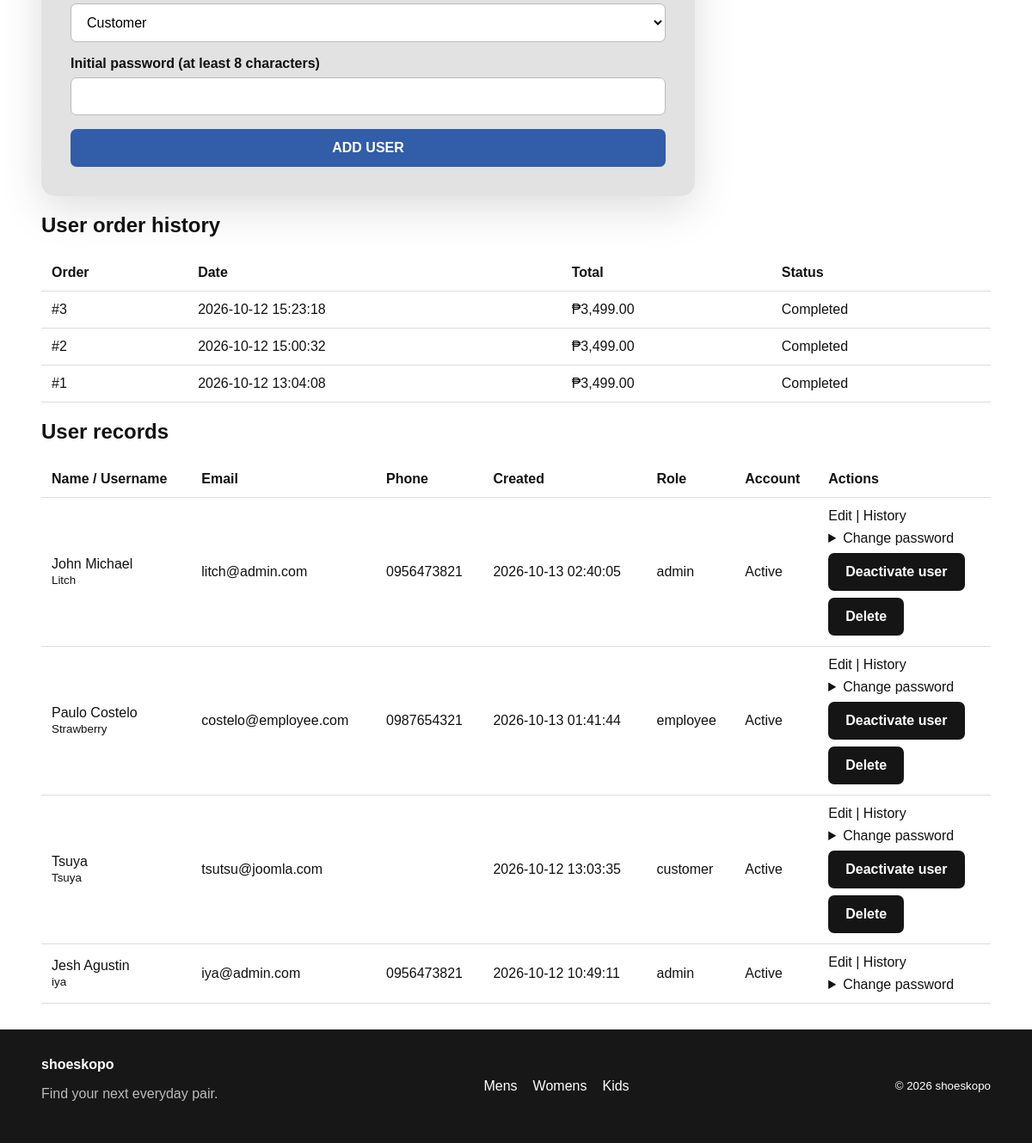
The page /admin/users.php?history=2 (signed in, lower part) on the database as committed earlier.
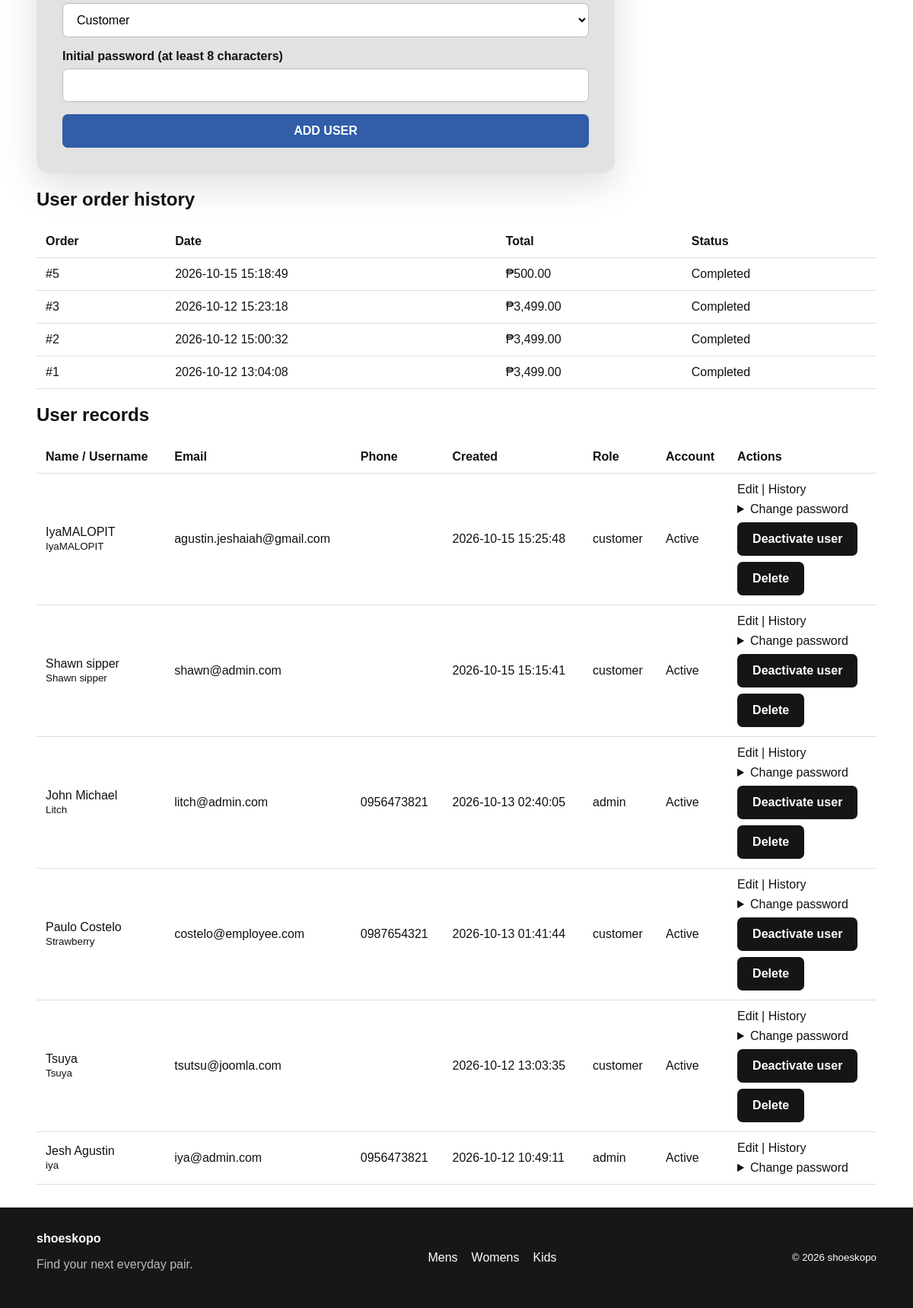
The same page on the database as committed later.
### tables this page shows
CREATE TABLE `orders` (
  `id` int(11) NOT NULL,
  `user_id` int(11) NOT NULL,
  `total` decimal(10,2) NOT NULL DEFAULT 0.00,
  `status` enum('Pending','Processing','Shipped','Completed','Cancelled') NOT NULL DEFAULT 'Pending',
  `full_name` varchar(160) NOT NULL,
  `phone` varchar(40) NOT NULL,
  `address` text NOT NULL,
  `created_at` timestamp NOT NULL DEFAULT current_timestamp()
);

CREATE TABLE `users` (
  `id` int(11) NOT NULL,
  `username` varchar(80) NOT NULL,
  `email` varchar(190) NOT NULL,
  `password_hash` varchar(255) NOT NULL,
  `role` enum('admin','employee','customer') NOT NULL DEFAULT 'customer',
  `created_at` timestamp NOT NULL DEFAULT current_timestamp(),
  `full_name` varchar(160) DEFAULT NULL,
  `phone` varchar(40) DEFAULT NULL,
  `address` text DEFAULT NULL,
  `avatar_path` varchar(255) DEFAULT NULL,
  `is_active` tinyint(1) NOT NULL DEFAULT 1
);

### includes/functions.php (called while the page is built, shortened)
<?php
function e(?string $value): string {
    return htmlspecialchars($value ?? '', ENT_QUOTES, 'UTF-8');
}
function current_user(): ?array {
    return $_SESSION['user'] ?? null;
}
function require_login(): void {
    if (isset($GLOBALS['pdo'])) {
        try {
            $st = $GLOBALS['pdo']->prepare('SELECT is_active, role FROM users WHERE id = ?');
            $st->execute([(int)current_user()['id']]);
        } catch (Throwable $e) {  }
    }
}
function require_role(array $roles): void {
    require_login();
}
function money($amount): string {
    return '₱' . number_format((float)$amount, 2);
}

### admin/users.php (the view, shortened to what this page needs)
<?php
require_once __DIR__ . '/../config/db.php';
require_once __DIR__ . '/../includes/functions.php';
require_role(['admin']);
$currentUserId = (int)(current_user()['id'] ?? 0);
$search = trim($_GET['q'] ?? '');
$stmt = $pdo->prepare(
    "SELECT id, username, email, role, created_at, full_name, phone, address, is_active
     FROM users
     WHERE username LIKE ?
        OR email LIKE ?
        OR COALESCE(full_name, '') LIKE ?
        OR COALESCE(phone, '') LIKE ?
     ORDER BY created_at DESC"
);
$like = '%' . $search . '%';
$stmt->execute([$like, $like, $like, $like]);
$users = $stmt->fetchAll();
$edit = null;
$history = [];
if (isset($_GET['history'])) {
    $stmt = $pdo->prepare(
        'SELECT id, total, status, created_at
         FROM orders
         WHERE user_id = ?
         ORDER BY created_at DESC'
    );
    $stmt->execute([(int)$_GET['history']]);
    $history = $stmt->fetchAll();
}
include __DIR__ . '/../includes/header.php';
?>
<div class="admin-shell">
<section class="form-wrap" style="margin:20px 0;max-width:760px">
<form method="post" novalidate>
    <div class="field"><label>Role</label><select name="role"><?php foreach (['customer', 'employee', 'admin'] as $role): ?><option value="<?= e($role) ?>" <?= ($edit['role'] ?? 'customer') === $role ? 'selected' : '' ?>><?= ucfirst($role) ?></option><?php endforeach; ?></select></div>
    <?php if (!$edit): ?><div class="field"><label>Initial password (at least 8 characters)</label><input type="password" name="password" minlength="8" required autocomplete="new-password"></div><?php endif; ?>
    <button class="btn btn-blue"><?= $edit ? 'UPDATE USER' : 'ADD USER' ?></button>
</form>
</section>
<?php if (isset($_GET['history'])): ?>
<h2>User order history</h2><div class="table-wrap"><table class="data-table">
<thead><tr><th>Order</th><th>Date</th><th>Total</th><th>Status</th></tr></thead><tbody>
<?php foreach ($history as $h): ?><tr><td>#<?= (int)$h['id'] ?></td><td><?= e($h['created_at']) ?></td><td><?= money($h['total']) ?></td><td><?= e($h['status']) ?></td></tr><?php endforeach; ?>
</tbody></table></div>
<?php endif; ?>
<h2>User records</h2>
<div class="table-wrap"><table class="data-table">
<thead><tr><th>Name / Username</th><th>Email</th><th>Phone</th><th>Created</th><th>Role</th><th>Account</th><th>Actions</th></tr></thead><tbody>
<?php foreach ($users as $user): ?>
<tr>
    <td><?= e($user['full_name'] ?: $user['username']) ?><br><small><?= e($user['username']) ?></small></td>
    <td><?= e($user['email']) ?></td><td><?= e($user['phone'] ?? '') ?></td><td><?= e($user['created_at']) ?></td><td><?= e($user['role']) ?></td><td><?= (int)$user['is_active']===1 ? 'Active' : 'Inactive' ?></td>
    <td>
        <a href="users.php?edit=<?= (int)$user['id'] ?>">Edit</a> |
        <a href="users.php?history=<?= (int)$user['id'] ?>">History</a>
        <details style="margin-top:8px"><summary>Change password</summary>
        </details>
        <?php if ((int)$user['id'] !== $currentUserId): ?>
        <form method="post" style="margin-top:8px"><button class="btn" type="submit"><?= (int)$user['is_active']===1 ? 'Deactivate user' : 'Activate user' ?></button></form>
        <form method="post" onsubmit="return confirm('Delete this user and their order history?')" style="margin-top:8px">
            <button class="btn" type="submit">Delete</button>
        </form>
        <?php endif; ?>
    </td>
</tr>
<?php endforeach; ?>
</tbody></table></div>
</div>
<?php include __DIR__ . '/../includes/footer.php'; ?>

Rows that differ between the two databases and show on the page:
added orders: id "5", created_at "2026-10-15 15:18:49", total "₱500.00", status "Completed"
added users: username "IyaMALOPIT", email "agustin.jeshaiah@gmail.com", created_at "2026-10-15 15:25:48", role "customer", is_active "Active"
added users: username "Shawn sipper", email "shawn@admin.com", created_at "2026-10-15 15:15:41", role "customer", is_active "Active"
changed users "Paulo Costelo": role "employee" → "customer"
